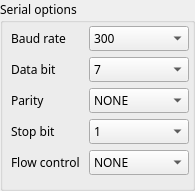
     <widget class="QGroupBox" name="group_serialconfig_2">
      <property name="geometry">
       <rect>
        <x>224</x>
        <y>6</y>
        <width>195</width>
        <height>191</height>
       </rect>
      </property>
      <property name="font">
       <font>
        <family>맑은 고딕</family>
       </font>
      </property>
      <property name="title">
       <string>Serial options</string>
      </property>
      <widget class="QWidget" name="">
       <property name="geometry">
        <rect>
         <x>11</x>
         <y>26</y>
         <width>178</width>
         <height>151</height>
        </rect>
       </property>
       <layout class="QVBoxLayout" name="verticalLayout_5">
        <item>
         <layout class="QHBoxLayout" name="horizontalLayout">
          <item>
           <widget class="QLabel" name="label_130">
            <property name="minimumSize">
             <size>
              <width>68</width>
              <height>0</height>
             </size>
            </property>
            <property name="font">
             <font>
              <family>맑은 고딕</family>
             </font>
            </property>
            <property name="text">
             <string>Baud rate</string>
            </property>
           </widget>
          </item>
          <item>
           <widget class="QComboBox" name="ch1_baud">
            <property name="minimumSize">
             <size>
              <width>100</width>
              <height>0</height>
             </size>
            </property>
            <property name="maximumSize">
             <size>
              <width>100</width>
              <height>16777215</height>
             </size>
            </property>
            <property name="font">
             <font>
              <family>맑은 고딕</family>
             </font>
            </property>
            <property name="editable">
             <bool>false</bool>
            </property>
            <property name="currentText">
             <string>300</string>
            </property>
            <property name="sizeAdjustPolicy">
             <enum>QComboBox::AdjustToContents</enum>
            </property>
            <item>
             <property name="text">
              <string>300</string>
             </property>
            </item>
            <item>
             <property name="text">
              <string>600</string>
             </property>
            </item>
            <item>
             <property name="text">
              <string>1200</string>
             </property>
            </item>
            <item>
             <property name="text">
              <string>1800</string>
             </property>
            </item>
            <item>
             <property name="text">
              <string>2400</string>
             </property>
            </item>
            <item>
             <property name="text">
              <string>4800</string>
             </property>
            </item>
            <item>
             <property name="text">
              <string>9600</string>
             </property>
            </item>
            <item>
             <property name="text">
              <string>14400</string>
             </property>
            </item>
            <item>
             <property name="text">
              <string>19200</string>
             </property>
            </item>
            <item>
             <property name="text">
              <string>28800</string>
             </property>
            </item>
            <item>
             <property name="text">
              <string>38400</string>
             </property>
            </item>
            <item>
             <property name="text">
              <string>57600</string>
             </property>
            </item>
            <item>
             <property name="text">
              <string>115200</string>
             </property>
            </item>
            <item>
             <property name="text">
              <string>230400</string>
             </property>
            </item>
            <item>
             <property name="text">
              <string>460800</string>
             </property>
            </item>
           </widget>
          </item>
         </layout>
        </item>
        <item>
         <layout class="QHBoxLayout" name="horizontalLayout_2">
          <item>
           <widget class="QLabel" name="label_131">
            <property name="minimumSize">
             <size>
              <width>68</width>
              <height>0</height>
             </size>
            </property>
            <property name="font">
             <font>
              <family>맑은 고딕</family>
             </font>
            </property>
            <property name="text">
             <string>Data bit</string>
            </property>
           </widget>
          </item>
          <item>
           <widget class="QComboBox" name="ch1_databit">
            <property name="minimumSize">
             <size>
              <width>100</width>
              <height>0</height>
             </size>
            </property>
            <property name="maximumSize">
             <size>
              <width>100</width>
              <height>16777215</height>
             </size>
            </property>
            <property name="font">
             <font>
              <family>맑은 고딕</family>
             </font>
            </property>
            <property name="currentText">
             <string>7</string>
            </property>
            <property name="sizeAdjustPolicy">
             <enum>QComboBox::AdjustToContents</enum>
            </property>
            <item>
             <property name="text">
              <string>7</string>
             </property>
            </item>
            <item>
             <property name="text">
              <string>8</string>
             </property>
            </item>
           </widget>
          </item>
         </layout>
        </item>
        <item>
         <layout class="QHBoxLayout" name="horizontalLayout_3">
          <item>
           <widget class="QLabel" name="label_132">
            <property name="minimumSize">
             <size>
              <width>68</width>
              <height>0</height>
             </size>
            </property>
            <property name="font">
             <font>
              <family>맑은 고딕</family>
             </font>
            </property>
            <property name="text">
             <string>Parity</string>
            </property>
           </widget>
          </item>
          <item>
           <widget class="QComboBox" name="ch1_parity">
            <property name="minimumSize">
             <size>
              <width>100</width>
              <height>0</height>
             </size>
            </property>
            <property name="maximumSize">
             <size>
              <width>100</width>
              <height>16777215</height>
             </size>
            </property>
            <property name="font">
             <font>
              <family>맑은 고딕</family>
             </font>
            </property>
            <property name="currentText">
             <string>NONE</string>
            </property>
            <property name="sizeAdjustPolicy">
             <enum>QComboBox::AdjustToContents</enum>
            </property>
            <item>
             <property name="text">
              <string>NONE</string>
             </property>
            </item>
            <item>
             <property name="text">
              <string>ODD</string>
             </property>
            </item>
            <item>
             <property name="text">
              <string>EVEN</string>
             </property>
            </item>
           </widget>
          </item>
         </layout>
        </item>
        <item>
         <layout class="QHBoxLayout" name="horizontalLayout_4">
          <item>
           <widget class="QLabel" name="label_133">
            <property name="minimumSize">
             <size>
              <width>68</width>
              <height>0</height>
             </size>
            </property>
            <property name="font">
             <font>
              <family>맑은 고딕</family>
             </font>
            </property>
            <property name="text">
             <string>Stop bit</string>
            </property>
           </widget>
          </item>
          <item>
           <widget class="QComboBox" name="ch1_stopbit">
            <property name="minimumSize">
             <size>
              <width>100</width>
              <height>0</height>
             </size>
            </property>
            <property name="maximumSize">
             <size>
              <width>100</width>
              <height>16777215</height>
             </size>
            </property>
            <property name="font">
             <font>
              <family>맑은 고딕</family>
             </font>
            </property>
            <property name="currentText">
             <string>1</string>
            </property>
            <property name="sizeAdjustPolicy">
             <enum>QComboBox::AdjustToContents</enum>
            </property>
            <item>
             <property name="text">
              <string>1</string>
             </property>
            </item>
            <item>
             <property name="text">
              <string>2</string>
             </property>
            </item>
           </widget>
          </item>
         </layout>
        </item>
        <item>
         <layout class="QHBoxLayout" name="horizontalLayout_5">
          <item>
           <widget class="QLabel" name="label_134">
            <property name="minimumSize">
             <size>
              <width>68</width>
              <height>0</height>
             </size>
            </property>
            <property name="font">
             <font>
              <family>맑은 고딕</family>
             </font>
            </property>
            <property name="text">
             <string>Flow control</string>
            </property>
           </widget>
          </item>
          <item>
           <widget class="QComboBox" name="ch1_flow">
            <property name="minimumSize">
             <size>
              <width>100</width>
              <height>0</height>
             </size>
            </property>
            <property name="maximumSize">
             <size>
              <width>100</width>
              <height>16777215</height>
             </size>
            </property>
            <property name="font">
             <font>
              <family>맑은 고딕</family>
             </font>
            </property>
            <property name="currentText">
             <string>NONE</string>
            </property>
            <property name="currentIndex">
             <number>0</number>
            </property>
            <property name="sizeAdjustPolicy">
             <enum>QComboBox::AdjustToContents</enum>
            </property>
            <property name="modelColumn">
             <number>0</number>
            </property>
            <item>
             <property name="text">
              <string>NONE</string>
             </property>
            </item>
            <item>
             <property name="text">
              <string>XON/XOFF</string>
             </property>
            </item>
            <item>
             <property name="text">
              <string>RTS/CTS</string>
             </property>
            </item>
            <item>
             <property name="text">
              <string>RTS on TX</string>
             </property>
            </item>
            <item>
             <property name="text">
              <string>RTS on TX (invert)</string>
             </property>
            </item>
           </widget>
          </item>
         </layout>
        </item>
       </layout>
      </widget>
     </widget>
